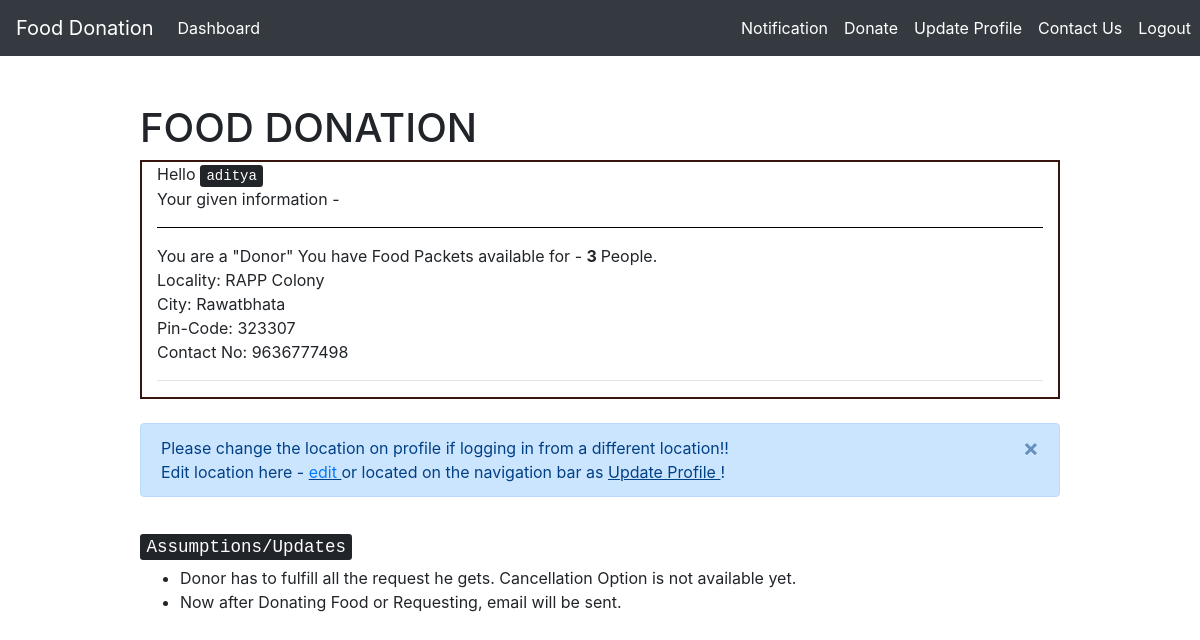
/main/ (signed in), run on an earlier commit of the app's database.
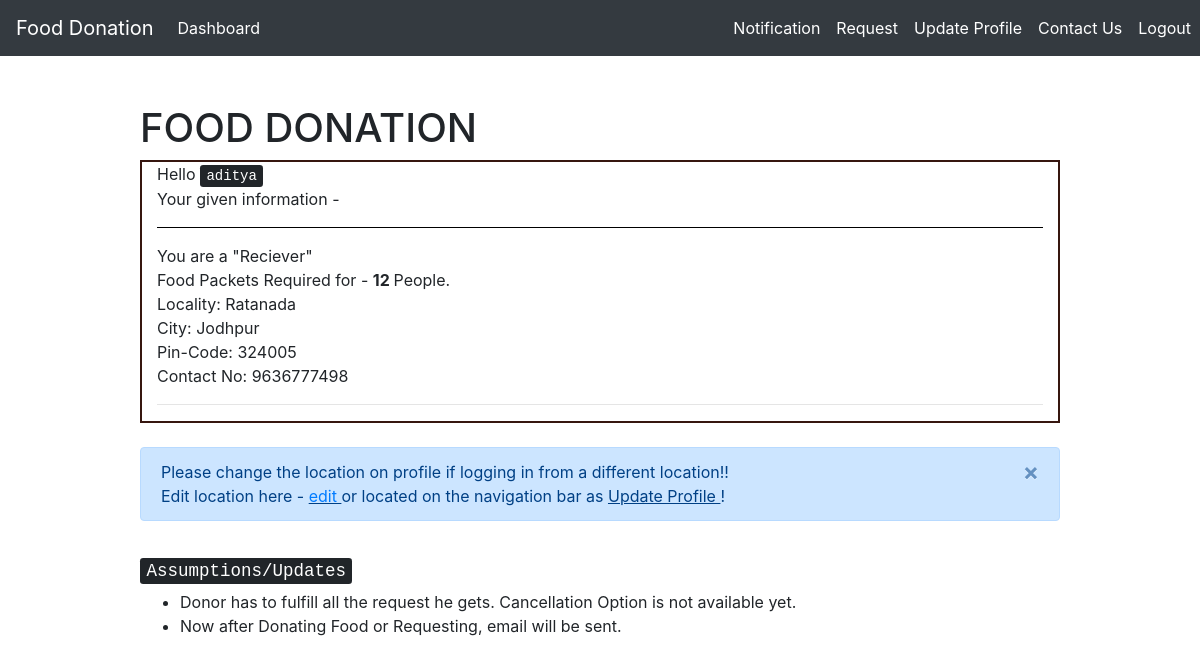
And on a later commit of the database.
### customUser/models.py (models this page shows, shortened)
class CustomUser(AbstractUser):
    pin_code = models.IntegerField(null = True)
    contact_no = models.IntegerField(null = True)
    resources = models.IntegerField(null = True) # no. of persons avability/requirement
    locality = models.CharField(max_length = 100)
    city = models.CharField(max_length = 50)
    """CHOICES=[('0','Donor'),
                   ('1','Reciever')]"""
    state = models.CharField(max_length = 50, default = " ")
    donor = models.BooleanField(default = 'False') # 0 - Donor 1 - Reciever
    email = models.EmailField(unique=True)
    organisation = models.BooleanField(default = 'False')

### customUser/views.py (the view)
# urls.py: path('main/', user_view.main_page, name = 'homePage'),
def main_page(request):
	return render(request, 'home.html')

### templates/home.html (shortened to what this page needs)
{% extends 'base_with_home.html' %}
{% load crispy_forms_tags %}
{% block navigation %}
	<div class = "row">
	{% if user.is_authenticated %}
		<div class = "nav-item active">
			<a class="nav-link" href="{% url 'notification' %}" >Notification</a>
		</div>
		 <div class = "nav-item active">
              <a href="{% url 'maps' %}" class="nav-link">
                  {% if user.donor == True %}  Donate   {% else %}  Request
                  {% endif %}
              </a>
            </div>
			<div class = "nav-item active">
					<a href="{% url 'edit_profile' %}" class="nav-link"> Update Profile </a>
			</div>
			<div class = "nav-item active">
				<a href = "{% url 'contact' %}" class = 'nav-link'> Contact Us </a>
			</div>
			<div class = "nav-item active">
				<a href="{% url 'logout' %}" class="nav-link">Logout</a>
			</div>
	{% endif %}
				</div>
{% endblock %}
{% block content %}
	<h1> FOOD DONATION  </h1>
<div class = "container-fluid" style="border:2px solid #36160F;">
	{% if user.is_authenticated %}
			{% if user.organisation == False %}
			Hello <kbd> {{ user.username }}</kbd>
			{% else %}
			Welcome, <kbd> {{ user.username }} </kbd>
			{% endif %}
		 <br> Your given information - <br> <hr style="border-width: 1px;background: black">
		 	{% if user.donor == True %}
		 		{% if user.organisation == True %}
					You are a "Donor : Organisation"<br>
				{% else %}
					You are a "Donor"
				{% endif %}
					You have Food Packets available for - <strong> {{ user.resources }} </strong> People.<br>
			{% else %}
				You are a "Reciever"<br>
				Food Packets Required for - <strong> {{user.resources}} </strong> People.<br>
			{% endif %}
			Locality: {{ user.locality }} <br>
			City: {{ user.city }} <br>
			Pin-Code: {{ user.pin_code }} <br>
			Contact No: {{ user.contact_no }} <br> <hr>
</div>
<br>
      <div class="alert  alert-primary  alert-dismissible   fade    show">
    	Please change the location on profile if logging in from a different location!! <br>
          Edit location here -  <u> <a  href = "{% url 'edit_profile' %}"> edit </a> </u> or located on the navigation bar as <u>Update Profile </u>!
      	 <button type = "button" class = "close" data-dismiss = "alert" aria-hidden="true">&times;</button>
      </div>
<br>
	{% else %}
		<br>
		<div class = "container-fluid"> <h4> <kbd> You are not logged in! </kbd><br> <br>  </h4>    </div>
	{% endif %}
{% endblock %}

What changed in the data, as far as the page shows it:
changed CustomUser "aditya": donor True → False (drawn); locality "RAPP Colony" → "Ratanada"; city "Rawatbhata" → "Jodhpur"; pin_code "323307" → "324005"; resources "3" → "12"
Also different on the page:
text no longer shown: "Donate You are a \"Donor\" You have Food Packets available for -"
text now shown: "Request You are a \"Reciever\" Food Packets Required for -"
